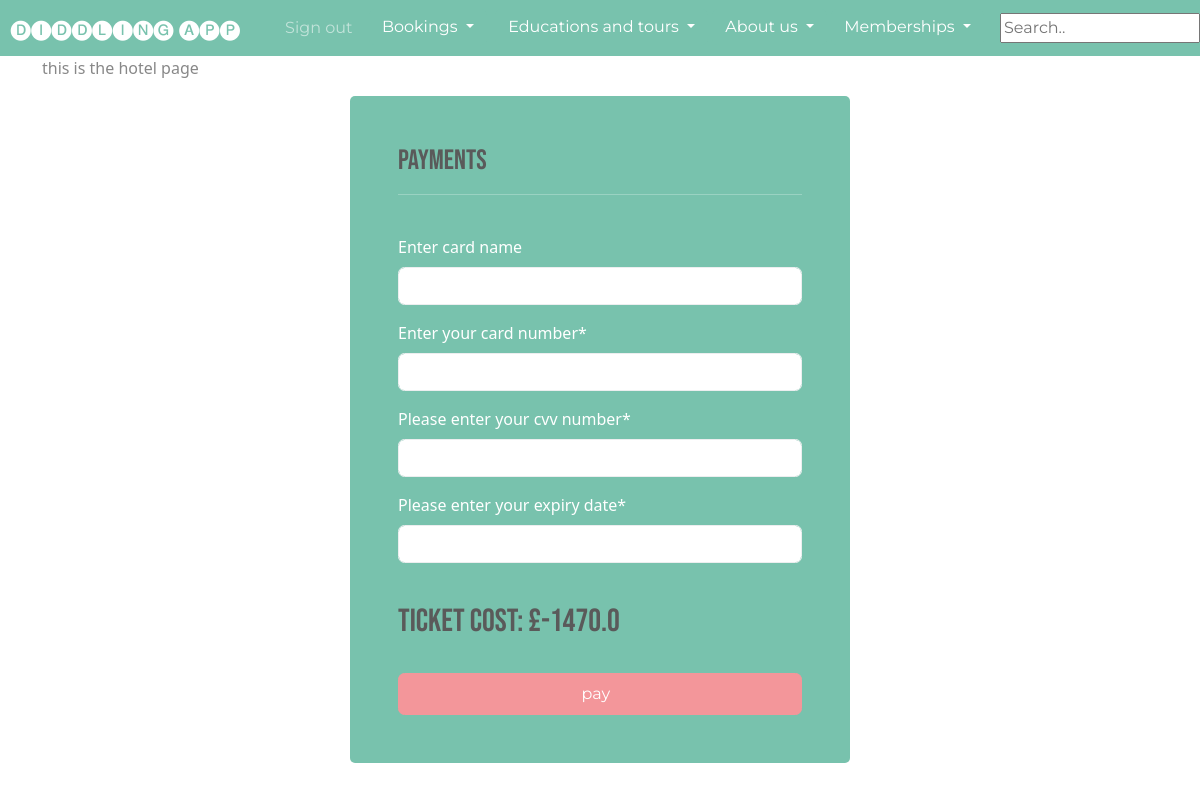
Page /payments (signed in) on the earlier database version.
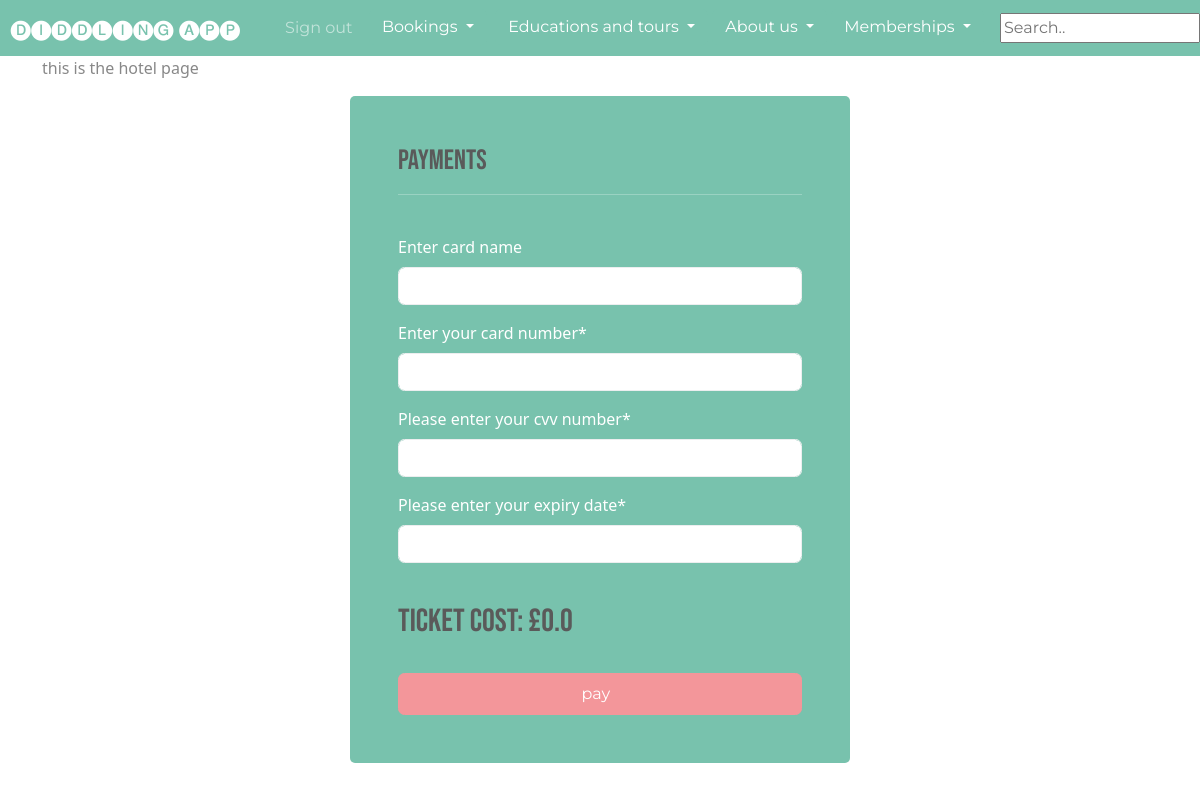
Same page on the later database version.
### website/models.py (models this page shows)
class Hotel_Booking(models.Model):
    booking_id =models.AutoField(primary_key= True, editable= False)
    hotel_user_id= models.ForeignKey(ZooUser, on_delete= models.CASCADE)
    hotel_booking_date= models.DateTimeField( blank=True, default=datetime.now)
    hotel_booking_date_arrive=models.DateField()
    hotel_booking_date_leave= models.DateField()
    hotel_booking_adults=models.IntegerField(default = 0)
    hotel_booking_children=models.IntegerField(default = 0 )
    hotel_booking_old_oap=models.IntegerField(default=0)
    hotel_total_cost=models.FloatField(default = 0)
    hotel_points=models.IntegerField(default= 0)

### website/views.py (the view)
# urls.py: path('payments', views.payments, name = "payments"),
def payments(request):
    one_record = ZooUser.objects.get(id=request.user.id)
    booking =Hotel_Booking.objects.last()
    form =  Payments_Form()
    print("payments")
    if request.method == "POST":
        print("Posted")
        form= Payments_Form(request.POST)
        if form.is_valid():
            form.save()
            return redirect('')
    context = {'form':form,
               'booking':booking}
    return render(request,'website/payments.html', context=context)

### website/forms.py
class Payments_Form(forms. ModelForm):
       class Meta:
        model= Paymments
        fields = ['name_of_card', 'card_number', 'cvv_number', 'expiry_date' ]
        labels= {
             "card_number":"Enter your card number",
             "name_of_card": "Enter card name",
             "cvv_number": "Please enter your cvv number",
             "expiry_date":"Please enter your expiry date"
        }

### website/templates/website/payments.html (shortened to what this page needs)
{% extends 'website/base.html' %}
{% load static %}
{% load crispy_forms_tags %}
{% block content %}
<p> this is the hotel page </p>
<div class ="container bg-primary text-white p-5 form-layout " >
    <h3 class="myfont">Payments</h3>
    <hr>
    <br>
    <form  method="POST" autocomplete= "off" >
     {{form|crispy}}
     <br>
     <h2 id="ticket_output" class="myfont">ticket cost: £{{booking.hotel_total_cost}}</h2>
     <br>
     <button type= "submit" class ="btn btn-secondary w-100 btn-block p-2 ","myfont">pay &nbsp; </button>
</div>
{% endblock %}

Differences in the rows shown:
no longer on this page (row unchanged): Hotel_Booking: hotel_total_cost "-1470.0"
added Hotel_Booking: hotel_total_cost "0.0"
